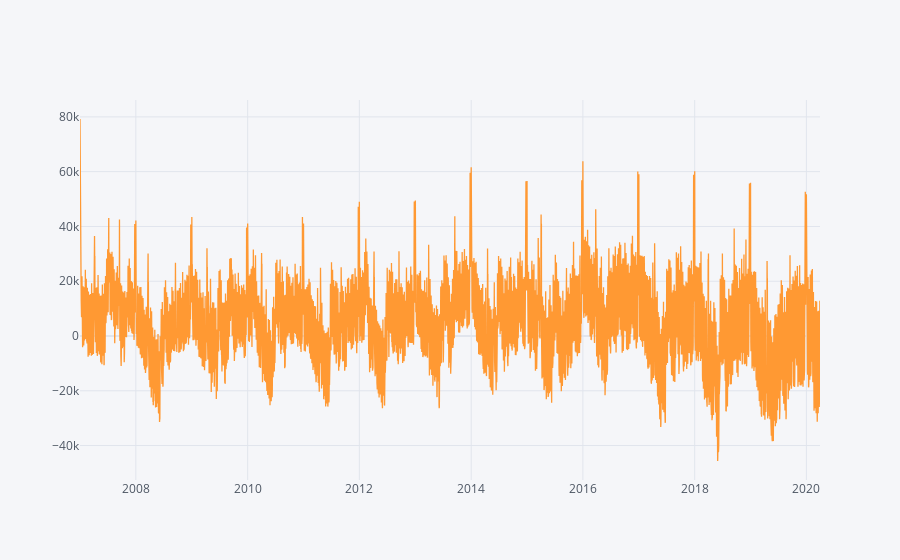

The cell this chart's notebook holds for it:
### Code cell
(graph.predict - graph.real).iplot()

### Figure 1 — Plotly figure (JSON) as saved in the notebook; plotly's stock layout.template omitted (floating-point values rounded to 4 significant figures; data arrays with more than 128 entries replaced by an {"elided": "..."} marker saying what was removed)
{"data": [{"line": {"color": "rgba(255, 153, 51, 1.0)", "dash": "solid", "shape": "linear", "width": 1.3}, "mode": "lines", "name": "None", "text": "", "type": "scatter", "x": {"elided": "4838 str values"}, "y": {"elided": "4838 float values"}}], "layout": {"legend": {"bgcolor": "#F5F6F9", "font": {"color": "#4D5663"}}, "paper_bgcolor": "#F5F6F9", "plot_bgcolor": "#F5F6F9", "title": {"font": {"color": "#4D5663"}}, "xaxis": {"gridcolor": "#E1E5ED", "showgrid": true, "tickfont": {"color": "#4D5663"}, "title": {"font": {"color": "#4D5663"}, "text": ""}, "zerolinecolor": "#E1E5ED"}, "yaxis": {"gridcolor": "#E1E5ED", "showgrid": true, "tickfont": {"color": "#4D5663"}, "title": {"font": {"color": "#4D5663"}, "text": ""}, "zerolinecolor": "#E1E5ED"}}}
